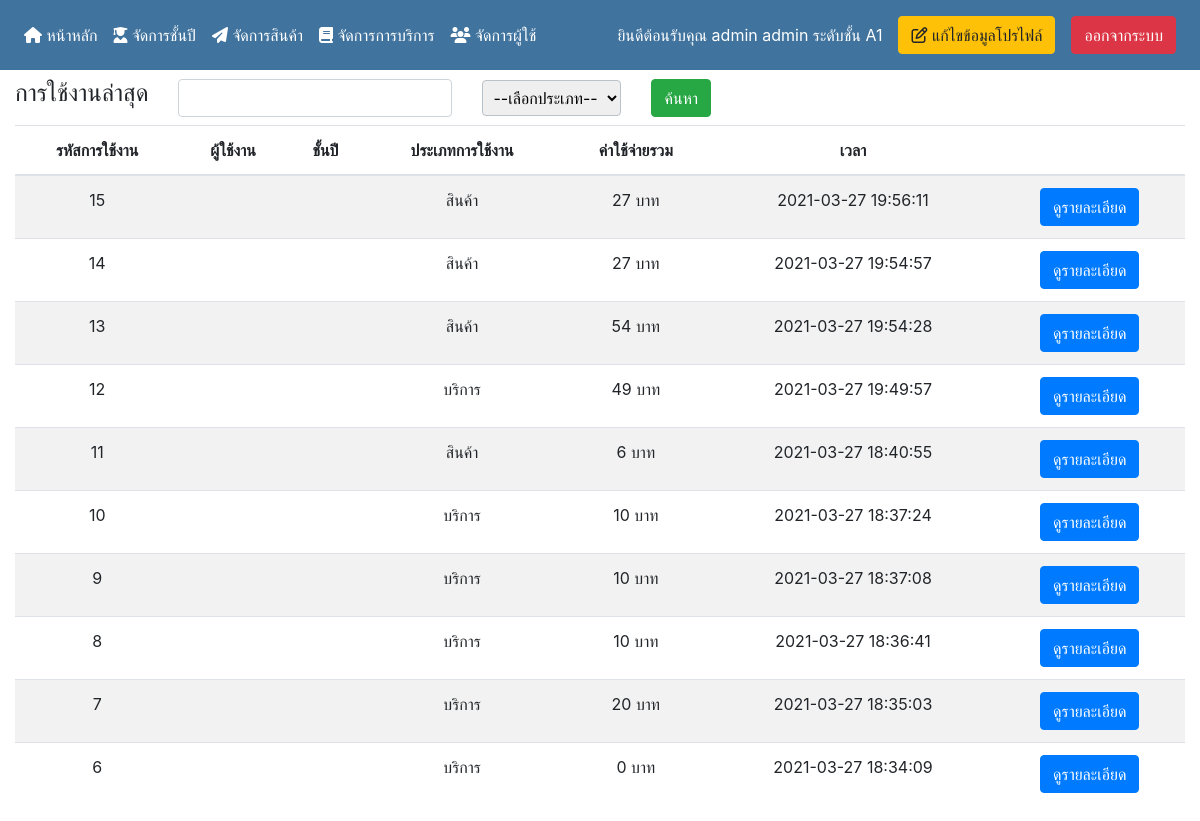
/admin/index.php (signed in), run on the app's committed database.
### tables this page shows
CREATE TABLE `orders` (
  `orders_id` int(11) NOT NULL,
  `member_id` int(11) NOT NULL,
  `type` varchar(50) NOT NULL,
  `datecreate` timestamp NOT NULL DEFAULT current_timestamp()
);

### admin/index.php (the view, shortened to what this page needs)
<!DOCTYPE html>
<html>
<head>
	<?php require '../boot_header.php'; ?>
<body>
	<?php require_once("menu.php"); ?>
	<div class="container-fluid">
		<div class="row" style="height:55px;">
			<div class="col align-self-center">
				<form class="row g-3" action="" method="GET">
				  <div class="col-auto">
				    <h4>การใช้งานล่าสุด</h4>
				  </div>
				  <div class="col-auto align-self-center">
						<input type="text" class="form-control" name="txt_search">
				  </div>
					<div class="col-auto align-self-center">
						<select style="padding: 6px;border-radius: 4px;border-color: #bac2c9" name="type">
								<option selected disabled>--เลือกประเภท--</option>
						</select>
					</div>
					<div class="col-auto align-self-center">
						<input type="submit" class="btn btn-success" name="btn_search" value="ค้นหา">
					</div>
				</form>
			</div>
  	</div>
		<div class="row">
			<div class="col">
				<table class="table table-striped" style="text-align: center">
					<thead>
						<tr>
							<th>รหัสการใช้งาน</th>
							<th>ผู้ใช้งาน</th>
							<th>ชั้นปี</th>
							<th>ประเภทการใช้งาน</th>
							<th>ค่าใช้จ่ายรวม</th>
							<th>เวลา</th>
							<th></th>
						</tr>
					</thead>
					<?php
						$sql = "SELECT * FROM orders LEFT JOIN member ON orders.member_id = member.member_id LEFT JOIN level ON member.level_id = level.level_id ORDER BY orders_id DESC";
						$result = $connect->query($sql);
							while($row = $result->fetch_assoc()){
								$orders_id = $row['orders_id'];
								$sql2 = "SELECT * FROM orders_detail left join service ON orders_detail.service_id = service.service_id LEFT JOIN product ON orders_detail.product_id = product.product_id WHERE orders_id ='$orders_id'";
								$result2 = $connect->query($sql2);
								$total = 0;
								while($row_total = $result2->fetch_assoc()){
									if($row['type']=="service"){
										$type = "บริการ";
										$total += $row_total['amount'] * $row_total['service_cost'];
									}else{
										$type = "สินค้า";
										$total += $row_total['amount'] * $row_total['product_cost'];
									}
								}
					?>
					<tr>
						<td><?php echo $row['orders_id']; ?></td>
						<td><?php echo $row['firstname']." ".$row['lastname']; ?></td>
						<td><?php echo $row['level_name']; ?></td>
						<td><?php echo $type; ?></td>
						<td><?php echo $total." บาท"; ?></td>
						<td><?php echo $row['datecreate']; ?></td>
						<td>
							<button type="button" class="btn btn-primary" data-toggle="modal" data-target="#modal<?php echo $row['orders_id']; ?>">
								ดูรายละเอียด
							</button>
						</td>
					</tr>
					<?php
						}
					?>
				</table>
			</div>
  	</div>
	</div>
</body>
</html>

### data on the page
orders: orders_id "15", type "สินค้า", total "27", datecreate "2021-03-27 19:56:11"
orders: orders_id "14", type "สินค้า", total "27", datecreate "2021-03-27 19:54:57"
orders: orders_id "13", type "สินค้า", total "54", datecreate "2021-03-27 19:54:28"
orders: orders_id "12", type "บริการ", total "49", datecreate "2021-03-27 19:49:57"
orders: orders_id "11", type "สินค้า", total "6", datecreate "2021-03-27 18:40:55"
orders: orders_id "10", type "บริการ", total "10", datecreate "2021-03-27 18:37:24"
orders: orders_id "9", type "บริการ", total "10", datecreate "2021-03-27 18:37:08"
orders: orders_id "8", type "บริการ", total "10", datecreate "2021-03-27 18:36:41"
orders: orders_id "7", type "บริการ", total "20", datecreate "2021-03-27 18:35:03"
orders: orders_id "6", type "บริการ", total "0", datecreate "2021-03-27 18:34:09"

### other printed values
$_SESSION['firstname'] "admin"
$_SESSION['lastname'] "admin"
$_SESSION['level_name'] "A1"
